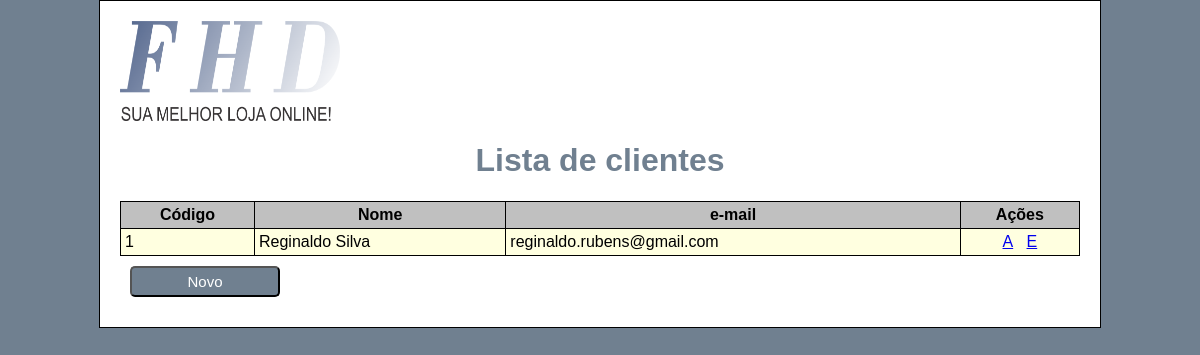
The page /clientes.php on the database its author committed.
### tables this page shows
CREATE TABLE IF NOT EXISTS `clientes` (
`id` int(11) NOT NULL,
  `nome` varchar(60) NOT NULL,
  `email` varchar(60) NOT NULL,
  `senha` varchar(12) NOT NULL
);

### lib/database.php (called while the page is built, shortened)
<?php
	$conn = mysql_connect(HOST, USER, PASSWORD);
	function consultar($sql)
	{
		global $conn, $result;
		$result = mysql_query($sql,$conn);
	}

### gui/lista_clientes.php (the view, shortened to what this page needs)
<!DOCTYPE html>
<html lang="pt-br">
	<head>
	</head>
	<body>
		<div class="container">
			<a href="index.php"><img class="middle" src="logo.png" alt="Logo" width="220" height="100"></a>
			<h1><?php echo $titulo_pagina; ?></h1>
			<table>
				<thead>
					<tr>
						<th>Código</th><th>Nome</th><th>e-mail</th><th>Ações</th>
					</tr>
				</thead>
				<tbody>
					<?php
						foreach($registros as $registro)
						{
							echo "
								<tr>
									<td>" . $registro['id'] . "</td>
									<td>{$registro['nome']}</td>
									<td>{$registro['email']}</td>
									<td class='acoes'>
										<a href='" . URL_BASE . "clientes.php?acao=alterar&id={$registro['id']}'>A</a>&nbsp;&nbsp;
										<a href='javascript:if(confirm(\"Confirma a exclusão?\")){document.location=\"" . URL_BASE . "clientes.php?acao=excluir&id={$registro['id']}\";}'>E</a>
									</td>
								</tr>
							";
						}
					?>
				</tbody>
			</table>
			<div class="form-group"><button type="button" onclick="document.location='<?=URL_BASE;?>clientes.php?acao=incluir';">Novo</button></div>
		</div>
	</body>
</html>

### css/estilos.css (style rules this page uses)
body { background-color: #708090; font-family: "Trebuchet MS", helvetica, sans-serif; margin: 0; }
button { background-color: #708090; color: white; padding: 5px; border-radius: 5px; margin: 10px; font-size: 15px; min-width: 150px; }
table { border-collapse: collapse; width: 100%; }
th { background-color: silver; }
tr:nth-child(odd) { background-color: lightyellow; }
td, th { border: 1px solid black; padding: 4px; }
td.acoes { text-align: center; }
h1 { color: #708090; text-align: center; }
img.middle { vertical-align: middle; }
.container { background-color: white; border: 1px solid black; margin: auto; padding: 20px; width: 960px; }

### rows shown on the page
clientes: id "1", nome "Reginaldo Silva", email "reginaldo.rubens@gmail.com"

### other values the page prints
$titulo_pagina "Lista de clientes"
